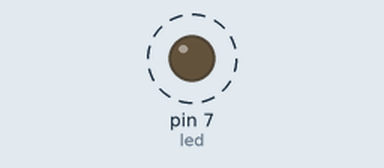
A sketch run on a simulated Arduino Uno, built with avr-gcc and run on an emulated ATmega328P. Shown: output pins drawn as LEDs (lit = HIGH). Dashed ring = blinking.

Above: at 0.1 s.
Timing chart, 0 to 3.0 s (numbered marks = the images above):
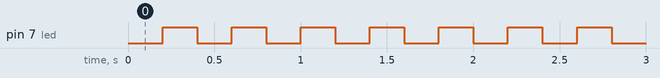

Measured:
- by itself, pin 7 (led): alternates HIGH for 0.20 s and LOW for 0.20 s

The sketch:

p2.ino
```cpp
#define LED_PRACTICE 7

int led=LED_PRACTICE; //LED_BUILTIN;
unsigned long timeDelay=200;

unsigned  long previousTime=0;

void setup() {
  // initialize digital pin LED_BUILTIN as an output.
  pinMode(led, OUTPUT);
}

// the loop function runs over and over again forever
void loop() {
  unsigned long currentTime=millis();

  if(currentTime-previousTime >= timeDelay)
  {
    previousTime=currentTime;
    digitalWrite(led, !digitalRead(led));
   }

  //Main Task.

}
```
